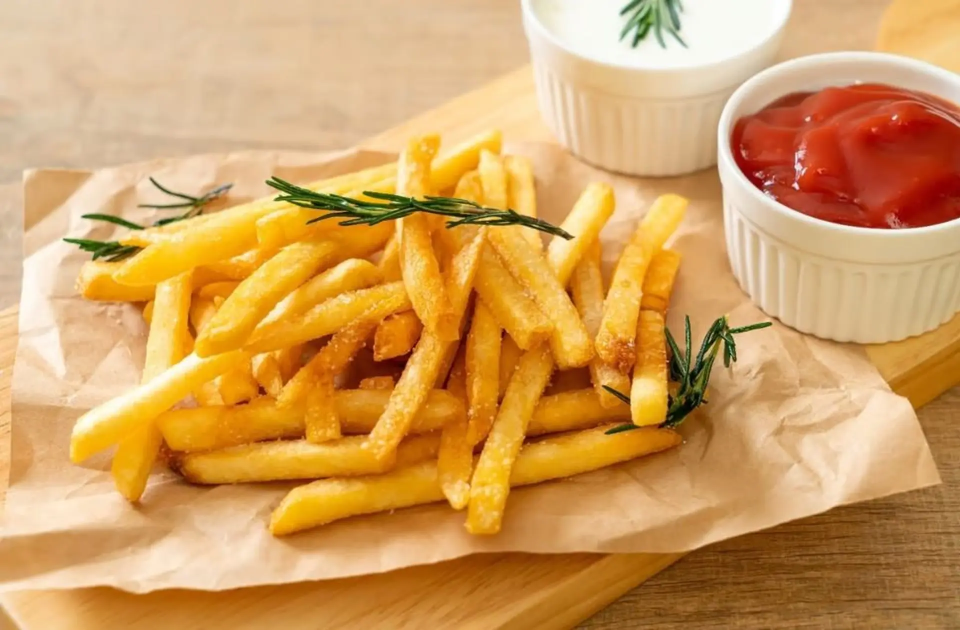
#> input picture AnhTest/Fries.jpg, 1920 x 1260 px (shown at 1/2 size)
$ python -i aug_basic.py   (imports and definitions only)
#> lines starting #> are read from the running program, lines starting #| are printed output that depends on the picture
#> further down, picture is the input picture: PIL image 1920x1260 RGB; mean R, G, B 209.2, 158.4, 94.8
import random
from PIL import Image

def pil_basic_augment(img, rotation_range=0.15, zoom_range=0.1, flip_h=True, flip_v=False):
#> called with rotation_range = 0.15, zoom_range = 0.1, flip_h = True, flip_v = False
    if flip_h and random.random() < 0.5:
        img = img.transpose(Image.FLIP_LEFT_RIGHT)
    if flip_v and random.random() < 0.5:
        img = img.transpose(Image.FLIP_TOP_BOTTOM)

    if rotation_range > 0:
        angle = random.uniform(-rotation_range * 180, rotation_range * 180)
        img = img.rotate(angle, resample=Image.BICUBIC)
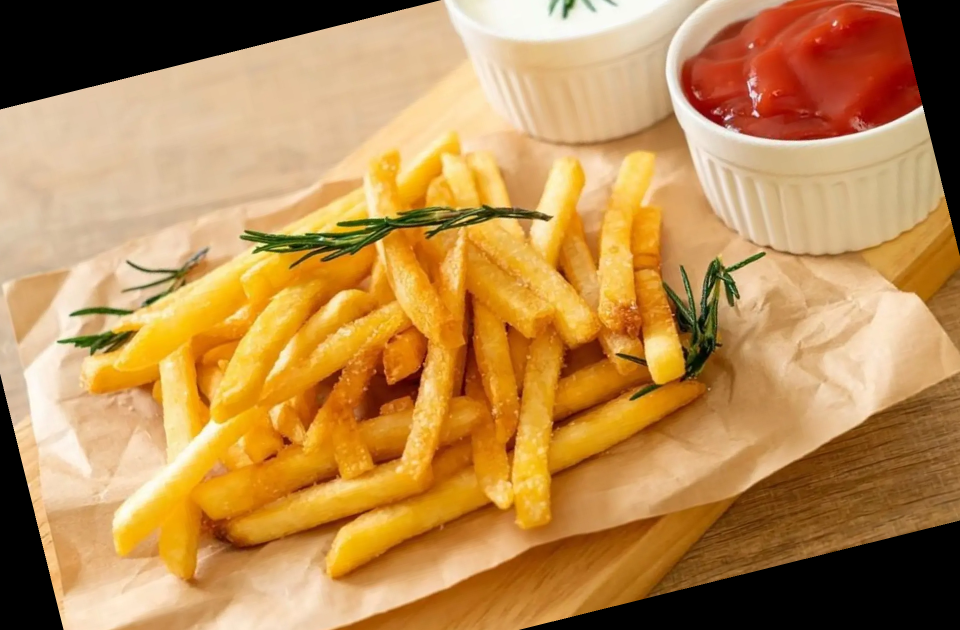
#> img: PIL image 1920x1260 RGB (shown at 1/2 size); mean R, G, B 186.2, 139.4, 81

    if zoom_range > 0:
        zoom_factor = random.uniform(1.0 - zoom_range, 1.0 + zoom_range)
        w, h = img.size
#> w = 1920; h = 1260
        if zoom_factor > 1.0:
            nw, nh = int(w / zoom_factor), int(h / zoom_factor)
            left = (w - nw) // 2
            top = (h - nh) // 2
            img = img.crop((left, top, left + nw, top + nh)).resize((w, h), Image.Resampling.LANCZOS)
        elif zoom_factor < 1.0:
            nw, nh = int(w * zoom_factor), int(h * zoom_factor)
#> nw = 1889; nh = 1239
            resized = img.resize((nw, nh), Image.Resampling.LANCZOS)
            new_img = Image.new("RGB", (w, h), (0, 0, 0))
#> new_img: PIL image 1920x1260 RGB; every value is 0
            left = (w - nw) // 2
#> left = 15
            top = (h - nh) // 2
#> top = 10
            new_img.paste(resized, (left, top))
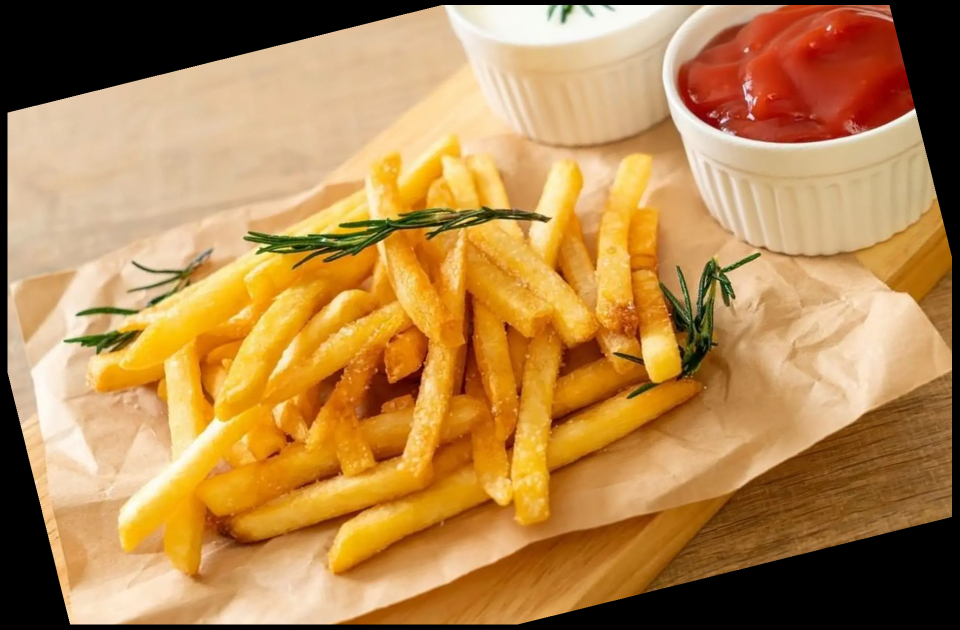
#> new_img: PIL image 1920x1260 RGB (shown at 1/2 size); mean R, G, B 180.1, 134.9, 78.4
            img = new_img

    return img

>>> from PIL import Image
>>> picture = Image.open('../AnhTest/Fries.jpg')
>>> result = pil_basic_augment(picture)
